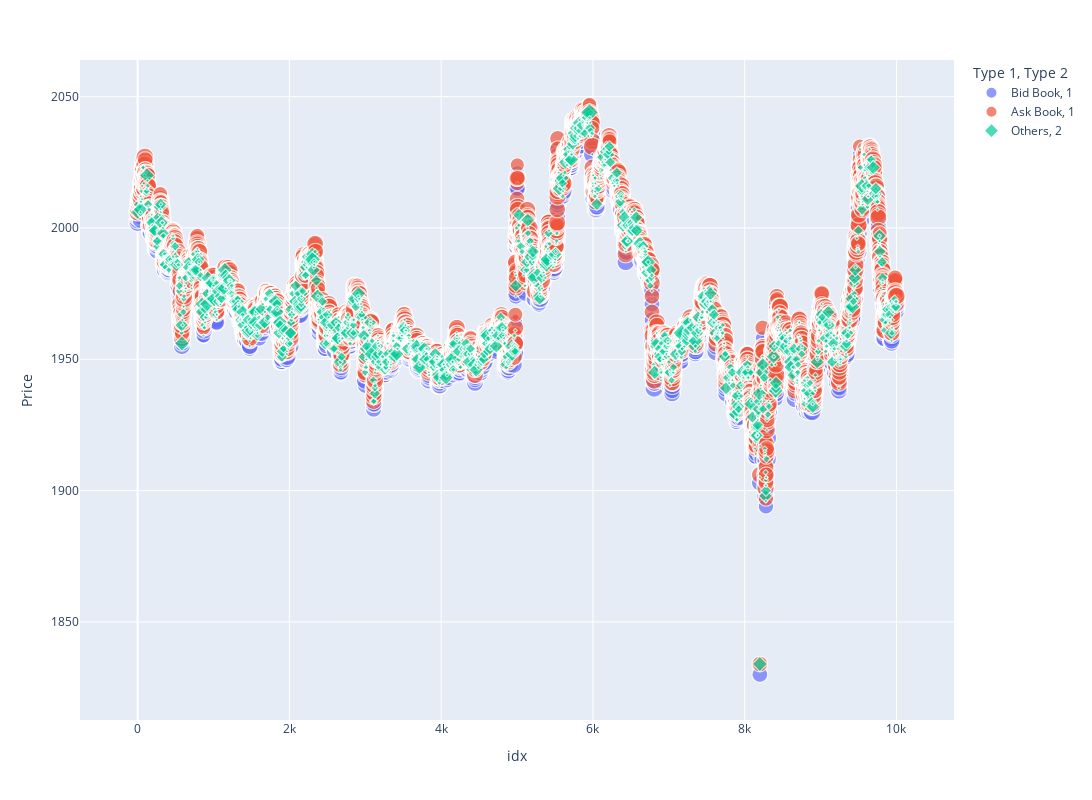

Notebook code for this chart:
### Code cell
prices_csv_file = r"/Users/ysc/Desktop/imcProsperity/round1/prices_round_1_day_-1.csv"
trades_csv_file = r"/Users/ysc/Desktop/imcProsperity/round1/trades_round_1_day_-1.csv"
visr = visualizer.VisualizerRaw(prices_csv_file=prices_csv_file, trades_csv_file=trades_csv_file)
_ = visr.plot_interactive("SQUID_INK", end_timestamp=10000, display_book=True)

### Figure 1 — Plotly figure (JSON) as saved in the notebook; plotly's stock layout.template omitted (floating-point values rounded to 4 significant figures; data arrays with more than 128 entries replaced by an {"elided": "..."} marker saying what was removed)
{"data": [{"hovertemplate": "Type 1=Bid Book<br>Type 2=1<br>idx=%{x}<br>Price=%{y}<br>Quantity=%{marker.size}<extra></extra>", "legendgroup": "Bid Book, 1", "marker": {"color": "#636efa", "size": {"elided": "12379 float values"}, "sizemode": "area", "sizeref": 0.1, "symbol": "circle"}, "mode": "markers", "name": "Bid Book, 1", "showlegend": true, "type": "scattergl", "x": {"elided": "12379 float values"}, "xaxis": "x", "y": {"elided": "12379 float values"}, "yaxis": "y"}, {"hovertemplate": "Type 1=Ask Book<br>Type 2=1<br>idx=%{x}<br>Price=%{y}<br>Quantity=%{marker.size}<extra></extra>", "legendgroup": "Ask Book, 1", "marker": {"color": "#EF553B", "size": {"elided": "12668 float values"}, "sizemode": "area", "sizeref": 0.1, "symbol": "circle"}, "mode": "markers", "name": "Ask Book, 1", "showlegend": true, "type": "scattergl", "x": {"elided": "12668 float values"}, "xaxis": "x", "y": {"elided": "12668 float values"}, "yaxis": "y"}, {"hovertemplate": "Type 1=Others<br>Type 2=2<br>idx=%{x}<br>Price=%{y}<br>Quantity=%{marker.size}<extra></extra>", "legendgroup": "Others, 2", "marker": {"color": "#00cc96", "size": {"elided": "2723 float values"}, "sizemode": "area", "sizeref": 0.1, "symbol": "diamond"}, "mode": "markers", "name": "Others, 2", "showlegend": true, "type": "scattergl", "x": {"elided": "2723 float values"}, "xaxis": "x", "y": {"elided": "2723 float values"}, "yaxis": "y"}], "layout": {"height": 800, "legend": {"itemsizing": "constant", "title": {"text": "Type 1, Type 2"}, "tracegroupgap": 0}, "margin": {"t": 60}, "width": 1800, "xaxis": {"anchor": "y", "domain": [0, 1], "title": {"text": "idx"}}, "yaxis": {"anchor": "x", "domain": [0, 1], "title": {"text": "Price"}}}}
